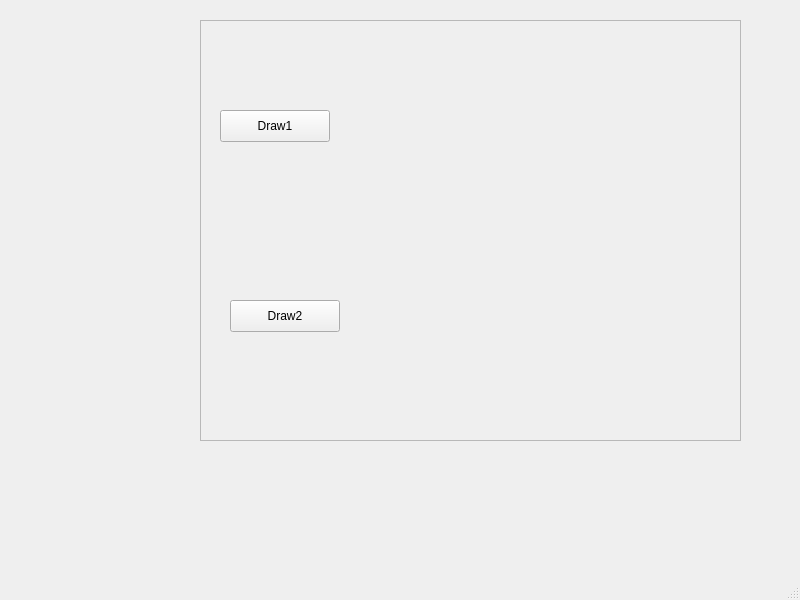
<?xml version="1.0" encoding="UTF-8"?>
<ui version="4.0">
 <class>MainWindow</class>
 <widget class="QMainWindow" name="MainWindow">
  <property name="geometry">
   <rect>
    <x>0</x>
    <y>0</y>
    <width>800</width>
    <height>600</height>
   </rect>
  </property>
  <property name="windowTitle">
   <string>MainWindow</string>
  </property>
  <widget class="QWidget" name="centralwidget">
   <widget class="QFrame" name="frame">
    <property name="geometry">
     <rect>
      <x>200</x>
      <y>20</y>
      <width>541</width>
      <height>421</height>
     </rect>
    </property>
    <property name="frameShape">
     <enum>QFrame::StyledPanel</enum>
    </property>
    <property name="frameShadow">
     <enum>QFrame::Raised</enum>
    </property>
    <widget class="QWidget" name="figureWidget1" native="true">
     <property name="geometry">
      <rect>
       <x>150</x>
       <y>10</y>
       <width>281</width>
       <height>181</height>
      </rect>
     </property>
    </widget>
    <widget class="QWidget" name="figureWidget2" native="true">
     <property name="geometry">
      <rect>
       <x>160</x>
       <y>210</y>
       <width>281</width>
       <height>181</height>
      </rect>
     </property>
    </widget>
    <widget class="QPushButton" name="pushButton">
     <property name="geometry">
      <rect>
       <x>20</x>
       <y>90</y>
       <width>110</width>
       <height>32</height>
      </rect>
     </property>
     <property name="text">
      <string>Draw1</string>
     </property>
    </widget>
    <widget class="QPushButton" name="pushButton_2">
     <property name="geometry">
      <rect>
       <x>30</x>
       <y>280</y>
       <width>110</width>
       <height>32</height>
      </rect>
     </property>
     <property name="text">
      <string>Draw2</string>
     </property>
    </widget>
   </widget>
  </widget>
  <widget class="QMenuBar" name="menubar">
   <property name="geometry">
    <rect>
     <x>0</x>
     <y>0</y>
     <width>800</width>
     <height>22</height>
    </rect>
   </property>
  </widget>
  <widget class="QStatusBar" name="statusbar"/>
 </widget>
 <resources/>
 <connections/>
</ui>
